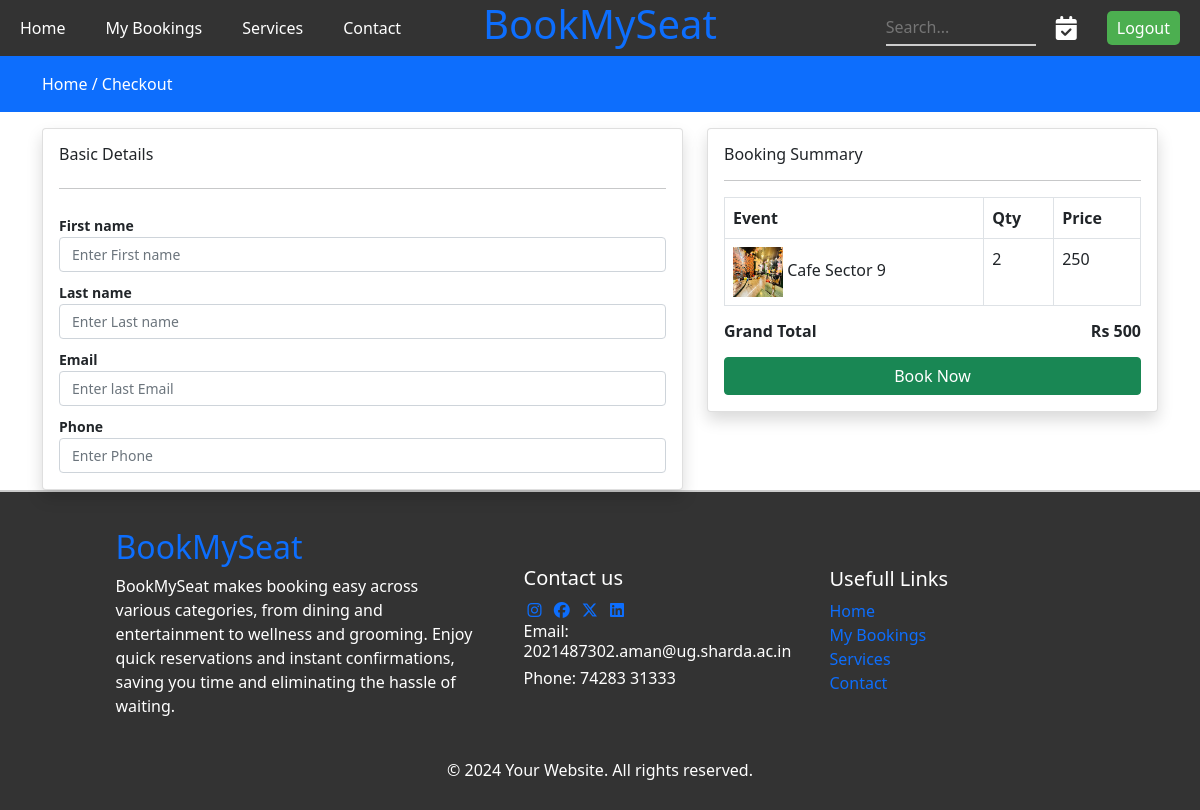
The page /checkout (signed in) on the database its author committed.
### attendee/models.py (models this page shows, shortened)
class Queue(models.Model):
    user = models.ForeignKey(User, on_delete=models.CASCADE)
    event = models.ForeignKey(Event, on_delete=models.CASCADE)
    event_qty = models.IntegerField(null=False, blank=False)
    created_at = models.DateTimeField(auto_now_add=True)

class Event(models.Model):
    category = models.ForeignKey(Category, on_delete=models.CASCADE)
    slug = models.CharField(max_length=50, null=False, blank=False)
    name = models.CharField(max_length=50, null=False, blank=False)
    event_image = models.ImageField(upload_to=get_file_path, null=True, blank=True)
    small_descriptions = models.CharField(max_length=250, null=False, blank=False)
    quantity = models.IntegerField(null=False, blank=False)
    descriptions = models.TextField(max_length=500, null=False, blank=False)
    original_price = models.FloatField(null=False, blank=False)
    selling_price = models.FloatField(null=False, blank=False)
    status = models.BooleanField(default=False, help_text="0=default, 1=Hidden")
    trending = models.BooleanField(default=False, help_text="0=default, 1=trending")
    tag = models.CharField(max_length=50, null=False, blank=False)
    meta_title = models.CharField(max_length=50, null=False, blank=False)
    meta_keywords = models.CharField(max_length=50, null=False, blank=False)
    meta_descriptions = models.TextField(max_length=500, null=False, blank=False)
    created_at = models.DateTimeField(auto_now_add=True)

### attendee/controller/checkout.py (the view)
# urls.py: path('checkout', checkout.index, name="checkout"),
@login_required(login_url='loginpage')
def index(request):
    rawqueue = Queue.objects.filter(user=request.user)
    for item in rawqueue:
        if item.event_qty > item.event.quantity:
            Queue.objects.delete(id=item.id)
    queueitem = Queue.objects.filter(user=request.user)
    total_price = 0
    for item in queueitem:
        total_price = total_price + item.event.selling_price * item.event_qty
    context = {'queueitem': queueitem, 'total_price': total_price}
    return render(request, "attendee/checkout.html", context)

### attendee/templates/attendee/checkout.html (shortened to what this page needs)
{% extends 'attendee/layouts/main.html' %}
{% block body %}
<div class="py-3 bg-primary">
    <div class="container">
        <a class="text-white" href="{% url 'home' %}">Home /</a>
        <a class="text-white" href="{% url 'checkout' %}">Checkout </a>
    </div>
</div>
<div class="container mt-3">
    <form action="{% url 'placebooking' %}" method="POST">
        <div class="row">
            <div class="col-md-7">
            <div class="card shadow">
                <div class="card-body">
                    <h6 class="pb-2">Basic Details</h6>
                    <hr>
                    <div class="row checkoutform">
                        <div class="pt-1 mt-1">
                            <label for="">First name</label>
                            <input type="text" required class="form-control" name="fname" placeholder="Enter First name">
                        </div>
                        <div class="pt-1 mt-1">
                            <label for="">Last name</label>
                            <input type="text" required class="form-control" name="lname" placeholder="Enter Last name">
                        </div>
                        <div class="pt-1 mt-1">
                            <label for="">Email</label>
                            <input type="text" required class="form-control" name="email" placeholder="Enter last Email">
                        </div>
                        <div class="pt-1 mt-1">
                            <label for="">Phone</label>
                            <input type="text" required class="form-control" name="phone" placeholder="Enter Phone">
                        </div>
                    </div>
                </div>
            </div>
            </div>
            <div class="col-md-5">
            <div class="card shadow">
                <div class="card-body">
                    <h6>Booking Summary</h6>
                    <hr>
                    {% if queueitem %}
                        <table class="table table-stripeds table-bordered">
                            <thead>
                                <tr>
                                    <th>Event</th>
                                    <th>Qty</th>
                                    <th>Price</th>
                                </tr>
                            </thead>
                            <tbody>
                                {% for item in queueitem %}
                                    <tr>
                                        <td>
                                            <img src="{{item.event.event_image.url}}" height="50px" width="50px" alt="">
                                            {{item.event.name}}</td>
                                        <td>{{item.event_qty}}</td>
                                        <td>{{item.event.selling_price | stringformat:'d'}}</td>
                                    </tr>
                                {% endfor %}
                            </tbody>
                        </table>
                        <h6 class="fw-bold">Grand Total
                            <span class="float-end">Rs {{total_price | stringformat:'d'}}</span>
                        </h6>
                        <div class="mt-3">
                            <button type="submit" class="btn btn-success w-100">Book Now</button>
                        </div>
                    {% else %}
                    <h4>Your Queue is empty</h4>
                    {% endif %}
                </div>
            </div>
            </div>
        </div>
    </form>
</div>
{% endblock body %}

### static/css/custom.css (style rules this page uses)
.checkoutform label { font-size: 14px !important; font-weight: 600; }
.checkoutform input { font-size: 14px !important; }

### attendee/templates/attendee/layouts/main.html (style rules this page uses)
* { padding: 0; margin: 0; }
a { text-decoration: none; }

### rows shown on the page
Queue: event.event_image (picture), event.name "Cafe Sector 9", event_qty "2", event.selling_price "250"

### other values the page prints
{{ total_price | stringformat:'d' }} "500"
